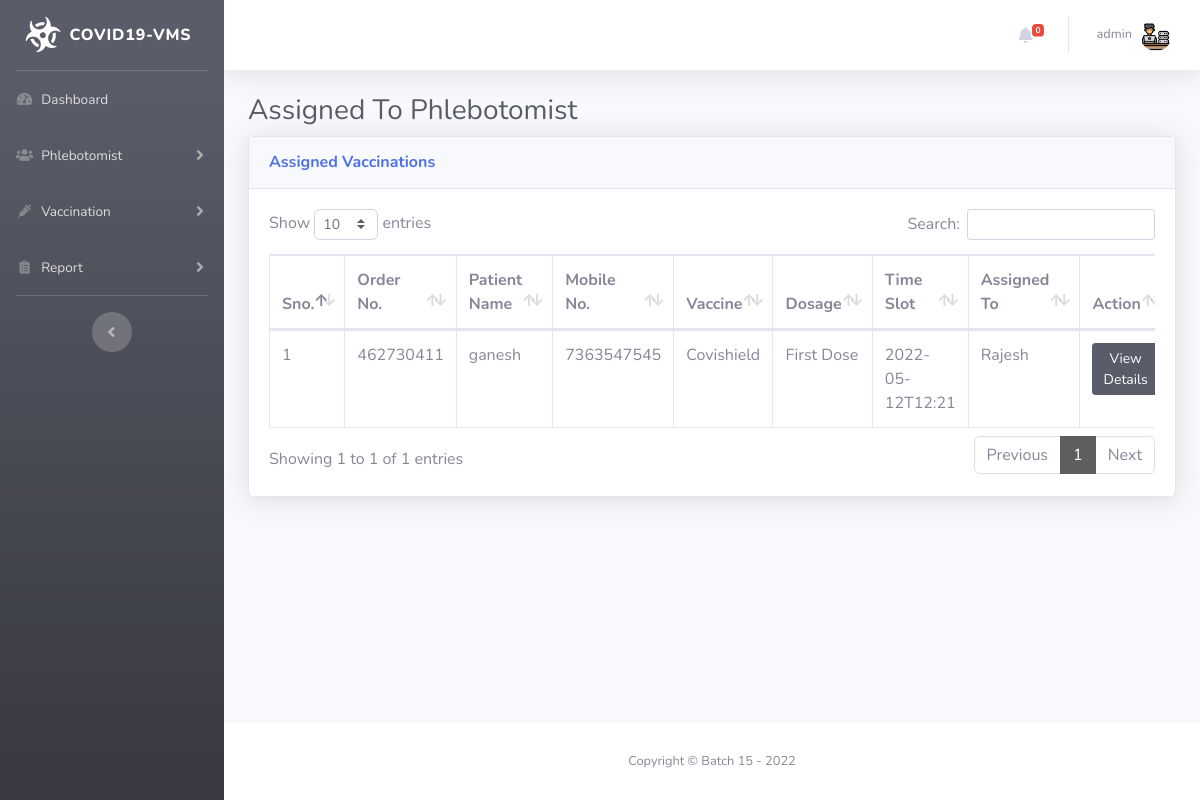
/assigned-vaccine.php (signed in), run on the app's committed database.
### tables this page shows
CREATE TABLE `tblvacrecords` (
  `ID` int(11) NOT NULL,
  `OrderNumber` bigint(14) DEFAULT NULL,
  `PatientMobileNumber` bigint(14) DEFAULT NULL,
  `VaccineType` varchar(100) DEFAULT NULL,
  `Dosage` varchar(30) DEFAULT NULL,
  `VaccineTimeSlot` varchar(120) DEFAULT NULL,
  `ReportStatus` varchar(100) DEFAULT NULL,
  `FinalReport` varchar(150) DEFAULT NULL,
  `ReportUploadTime` varchar(200) DEFAULT NULL,
  `RegistrationDate` timestamp NULL DEFAULT current_timestamp(),
  `AssignedtoEmpId` varchar(150) DEFAULT NULL,
  `AssigntoName` varchar(180) DEFAULT NULL,
  `AssignedTime` varchar(100) DEFAULT NULL,
  `ActionBy` varchar(180) DEFAULT NULL
);

CREATE TABLE `vacpatients` (
  `ID` int(11) NOT NULL,
  `FullName` varchar(120) DEFAULT NULL,
  `MobileNumber` bigint(12) DEFAULT NULL,
  `DateOfBirth` date DEFAULT NULL,
  `GovtIssuedId` varchar(150) DEFAULT NULL,
  `GovtIssuedIdNo` varchar(150) DEFAULT NULL,
  `Age` int(30) DEFAULT NULL,
  `Gender` varchar(30) DEFAULT NULL,
  `FullAddress` varchar(255) DEFAULT NULL,
  `State` varchar(200) DEFAULT NULL,
  `RegistrationDate` timestamp NOT NULL DEFAULT current_timestamp()
);

### assigned-vaccine.php (the view, shortened to what this page needs)
<?php session_start();
include_once('includes/config.php');
if (strlen($_SESSION['aid']==0)) {
  header('location:logout.php');
  } else{
?>
<!DOCTYPE html>
<html lang="en">
<head>
    <link href="vendor/fontawesome-free/css/all.min.css" rel="stylesheet" type="text/css">
    <link href="css/sb-admin-2.min.css" rel="stylesheet">
    <link href="vendor/datatables/dataTables.bootstrap4.min.css" rel="stylesheet">
</head>
<body id="page-top">
    <div id="wrapper">
  <?php include_once('includes/sidebar.php');?>
        <div id="content-wrapper" class="d-flex flex-column">
            <div id="content">
<?php include_once('includes/topbar.php');?>
                <div class="container-fluid">
                    <h1 class="h3 mb-2 text-gray-800">Assigned To Phlebotomist</h1>
                    <div class="card shadow mb-4">
                        <div class="card-header py-3">
                            <h6 class="m-0 font-weight-bold text-primary">Assigned Vaccinations</h6>
                        </div>
                        <div class="card-body">
                            <div class="table-responsive">
                                <form name="assignto" method="post">
                    <table class="table table-bordered" id="dataTable" width="100%" cellspacing="0">
                                    <thead>
                                        <tr>
                                            <th>Sno.</th>
                                            <th>Order No.</th>
                                            <th>Patient Name</th>
                                            <th>Mobile No.</th>
                                            <th>Vaccine</th>
                                             <th>Dosage</th>
                                            <th>Time Slot</th>
                                            <th>Assigned To</th>
                                            <th>Action</th>
                                        </tr>
                                    </thead>
                                    <tbody>
<?php $query=mysqli_query($con,"select tblvacrecords.OrderNumber,vacpatients.FullName,vacpatients.MobileNumber,tblvacrecords.VaccineType,tblvacrecords.VaccineTimeSlot,tblvacrecords.Dosage,tblvacrecords.AssigntoName,tblvacrecords.id as testid from tblvacrecords
join vacpatients on vacpatients.MobileNumber=tblvacrecords.PatientMobileNumber
where ReportStatus='Assigned'");
$cnt=1;
while($row=mysqli_fetch_array($query)){
?>
                                        <tr>
                                            <td><?php echo $cnt;?></td>
                                            <td><?php echo $row['OrderNumber'];?></td>
                                            <td><?php echo $row['FullName'];?></td>
                                            <td><?php echo $row['MobileNumber'];?></td>
                                            <td><?php echo $row['VaccineType'];?></td>
                                            <td><?php echo $row['Dosage'];?></td>
                                            <td><?php echo $row['VaccineTimeSlot'];?></td>
                                             <td><?php echo $row['AssigntoName'];?></td>
                                            <td>
                                <a href="vaccine-details.php?tid=<?php echo $row['testid'];?>&&oid=<?php echo $row['OrderNumber'];?>" class="btn btn-dark btn-sm">View Details</a>
                            </td>
                                        </tr>
<?php $cnt++;} ?>
                                    </tbody>
                                </table>
                                     </form>
                            </div>
                        </div>
                    </div>
                </div>
            </div>
    <?php include_once('includes/footer.php');?>
        </div>
    </div>
</body>
</html>
<?php } ?>

### includes/topbar.php (shortened to what this page needs)
      <nav class="navbar navbar-expand navbar-light bg-white topbar mb-4 static-top shadow">
            <?php if($_SESSION['aid']):?>
                    <ul class="navbar-nav ml-auto">
<?php $query=mysqli_query($con,"select * from tblvacrecords where ReportStatus is null");
$count=mysqli_num_rows($query);
?>
                        <li class="nav-item dropdown no-arrow mx-1">
                            <a class="nav-link dropdown-toggle" href="#" id="alertsDropdown" role="button"
                                data-toggle="dropdown" aria-haspopup="true" aria-expanded="false">
                                <i class="fas fa-bell fa-fw"></i>
                                <span class="badge badge-danger badge-counter"><?php echo $count;?></span>
                            </a>
                        </li>
                        <li class="nav-item dropdown no-arrow">
                            <a class="nav-link dropdown-toggle" href="#" id="userDropdown" role="button"
                                data-toggle="dropdown" aria-haspopup="true" aria-expanded="false">
                <?php
$adid=$_SESSION['aid'];
$ret1=mysqli_query($con,"select AdminName from tbladmin where ID='$adid'");
while($row1=mysqli_fetch_array($ret1)){
?>
                                <span class="mr-2 d-none d-lg-inline text-gray-600 small"><?php  echo $row1['AdminName'];?></span>
                           <?php } ?>
                                <img class="img-profile rounded-circle"
                                    src="img/admin-100.png">
                            </a>
                        </li>
                    </ul>
                <?php endif;?>
                </nav>

### data on the page
tblvacrecords: OrderNumber "462730411", vacpatients.FullName "ganesh", vacpatients.MobileNumber "7363547545", VaccineType "Covishield", Dosage "First Dose", VaccineTimeSlot "2022-05-12T12:21", AssigntoName "Rajesh"

### other printed values
$count "0"
$row1['AdminName'] "admin"
